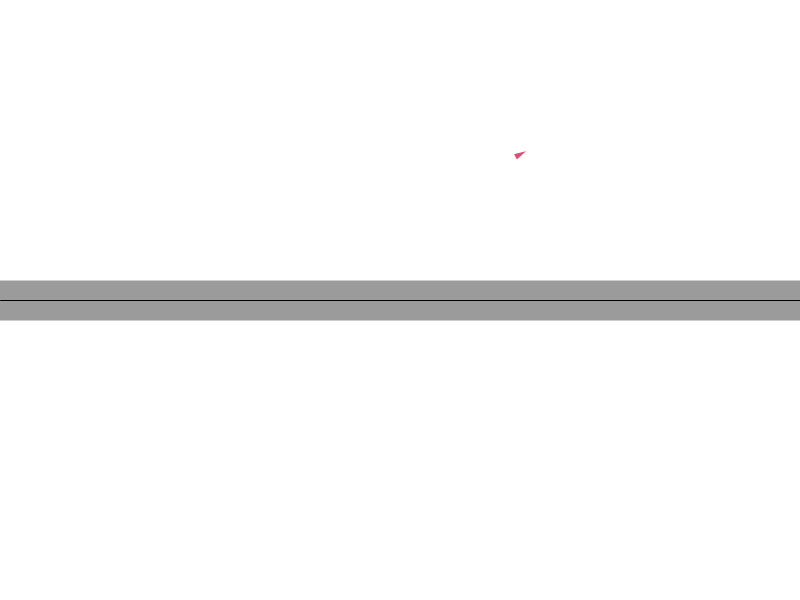
Frame 1 (no input)
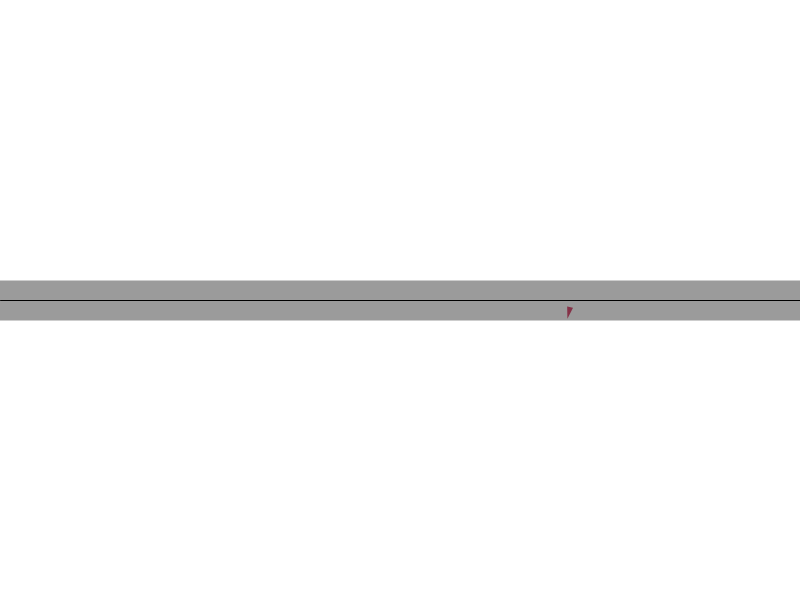
Frame 60 (the mouse pressed at the canvas centre just before this capture)
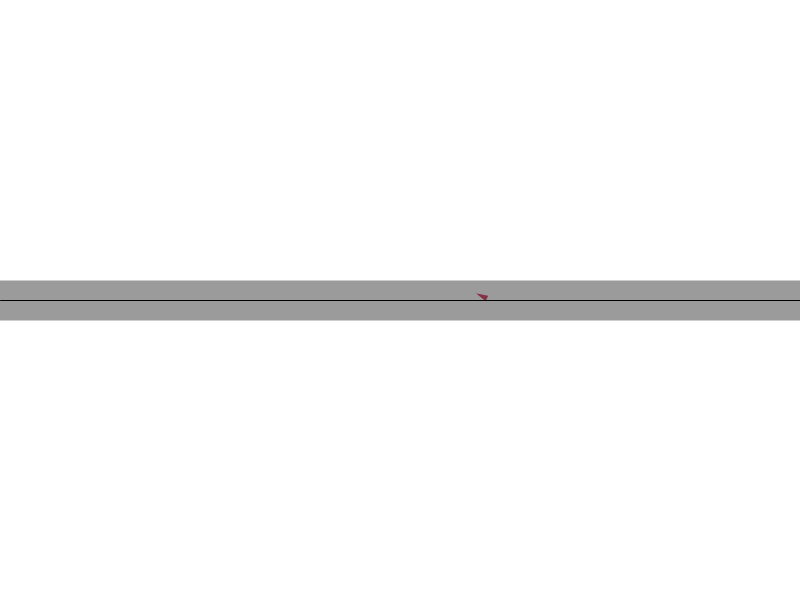
Frame 120 (the mouse held since frame 60 and released just before this capture)

The Processing sketch that drew these frames (run headless with seeded random() and noise(); from frame 60 on, the mouse is pressed at the canvas centre):

// Processing sketch: sketch_6_11_multiple_paths
// ── sketch_6_11_multiple_paths.pde
Path path;
ArrayList<Vehicle> vehicles;

void setup(){
  size(800,600);
  path = new Path();
  path.addPoint(0,height/2);
  path.addPoint(width/2,height/2);
  path.addPoint(width,height/2);
   vehicles = new ArrayList<Vehicle>();
   vehicles.add(new Vehicle(new PVector(random(width) ,random(height))));
}


void draw(){  
 background(255);
 
 for(Vehicle v: vehicles){
     v.folow_path(path);
    v.update();
  }
 

 path.display();
}



void mouseClicked(){
 
 for (int i = 0; i < 1; i++) 
  vehicles.add(new Vehicle(new PVector(mouseX, mouseY)));
}
// ── Path.pde
class Path{
  
 ArrayList<PVector> points;
 float radius;
 
 Path(){
  
   radius = 20;
   points = new ArrayList<PVector>();
   
 }
 
 void addPoint(float x, float  y){
   PVector point = new PVector(x,y);
   points.add(point);
 }
 
 
 void display(){
  noFill();
   strokeWeight(radius * 2);
   stroke(0,100);
   beginShape();
   for (PVector p :points){
    vertex(p.x,p.y); 
   }
   endShape();
   strokeWeight(1);
   stroke(0);   
   beginShape();
   for (PVector p :points){
    vertex(p.x,p.y); 
   }
   endShape();
   
   
 }
 
}
// ── Vehicle.pde
class Vehicle {

  PVector location;
  PVector velocity;
  PVector acceleration;

  float max_speed;
  float max_force;
  float r;
  float wander_angle;
  color col;

  Vehicle(PVector l) {
    r = 3;
    wander_angle = 0;
    max_speed = 4;
    max_force = 0.25;
    location = l;
    velocity = new PVector(random(-max_speed, max_speed), random(-max_speed, max_speed));
    acceleration = new PVector(0, 0);
    col = color(random(255), random(255), random(255));
  }

  void display() {
    float angle = velocity.heading() +PI/2;  
    fill(col);
    noStroke();

    pushMatrix();
    translate(location.x, location.y);
    rotate(angle);
    beginShape();
    vertex(0, -r*2);
    vertex(-r, r*2);
    vertex(r, r*2);
    endShape(CLOSE);
    //ellipse(0, 0, r, r);

    popMatrix();
  }

  void update() {    
    velocity.add(acceleration);
    velocity.limit(max_speed);
    location.add(velocity);
    acceleration.mult(0);

    boundaries();

    display();
  }

  void applyForce(PVector force) {
    acceleration.add(force);
  }

  void boundaries() {

    //float slowing_distance = 0.5*((velocity.mag()*velocity.mag())/max_force);
    float slowing_distance = 25;
    if (location.x < slowing_distance) {
      PVector desired = new PVector(max_speed, velocity.y);
      PVector steer = PVector.sub(desired, velocity);
      steer.limit(max_force);
      applyForce(steer);
    } else if (location.x > width -slowing_distance) {
      PVector desired = new PVector(-max_speed, velocity.y);
      PVector steer = PVector.sub(desired, velocity);
      steer.limit(max_force);
      applyForce(steer);
    }  
    if (location.y < slowing_distance) {
      PVector desired = new PVector(velocity.x, max_speed);
      PVector steer = PVector.sub(desired, velocity);
      steer.limit(max_force);
      applyForce(steer);
    } else if (location.y > height  -slowing_distance) {
      PVector desired = new PVector(velocity.x, -max_speed);
      PVector steer = PVector.sub(desired, velocity);
      steer.limit(max_force);
      applyForce(steer);
    }
  }

  PVector steer(PVector location_, PVector target_, PVector velocity_) {

    PVector desired = PVector.sub(target_, location_);
    desired.setMag(max_speed);

    PVector steer = PVector.sub(desired, velocity_);
    steer.setMag(max_force);

    return steer;
  }

  void seek(PVector target) {
    PVector force = steer(location, target, velocity);

    applyForce(force);
  }

  void flee(PVector target) {
    PVector force = steer(location, target, velocity);
    force.mult(-1);
    applyForce(force);
  }



  void pursuit(PVector target, PVector target_velocity) {

    PVector distance = PVector.sub(target, location);
    float d = distance.mag();  
    //PVector dif = PVector.sub(velocity,target_velocity);
    // float factor = d/dif.mag();
    float factor = d/velocity.mag();


    PVector future_location = target_velocity.copy();    
    future_location.mult(factor);
    future_location.add(target);

    seek(future_location);
  }

  void evade(PVector target, PVector target_velocity) {

    PVector distance = PVector.sub(target, location);
    float d = distance.mag();  
    //PVector dif = PVector.sub(velocity,target_velocity);
    // float factor = d/dif.mag();
    float factor = d/velocity.mag();


    PVector future_location = target_velocity.copy();    
    future_location.mult(factor);
    future_location.add(target);

    flee(future_location);
  }

  void rendezvou(PVector target, PVector target_velocity) {

    PVector distance = PVector.sub(target, location);
    float d = distance.mag();  
    // PVector dif = PVector.sub(velocity,target_velocity);
    PVector dif = PVector.sub(target_velocity, velocity);
    dif.normalize();
    // float factor = d/dif.mag();

    float factor = d;
    dif.mult(factor);

    PVector future_location = target_velocity.copy();    
    //future_location.mult(factor);
    future_location.add(dif);
    future_location.add(target);


    seek(future_location);
  }


  void wander() {

    float act = velocity.mag();

    float sight = 0.5*((act*act)/max_force);
    //float sight = 100;
    PVector vel = velocity.copy();

    vel.normalize().mult(sight);
    vel.add(location);

    boundaries();

    if (random(1) < 0.01) {
      wander_angle = random(-PI, PI);
    }

    float vx = cos(wander_angle) * sight;
    float vy = sin(wander_angle) * sight;

    PVector future = new PVector(vx, vy);
    future.add(vel);
    seek(future);

    noFill();
    stroke(255);
    strokeWeight(1);
    line(location.x, location.y, vel.x, vel.y);
    line(vel.x, vel.y, future.x, future.y);
    ellipse(vel.x, vel.y, sight*2, sight*2);
  }

  void arrive(PVector target) {

    float distance;
    float slowing_distance;
    //float ramped_speed;
    float clipped_speed;


    slowing_distance = 0.5*((max_speed*max_speed)/max_force);
    clipped_speed = max_speed;

    PVector desired = PVector.sub(target, location);
    distance = desired.mag();
    //ramped_speed = max_speed * (distance / slowing_distance);
    //clipped_speed = min(ramped_speed, max_speed);



    if (distance < slowing_distance) {
      clipped_speed = map(distance, slowing_distance, 0, max_speed, 0);
    } 

    desired.setMag(clipped_speed);
    PVector steer = PVector.sub(desired, velocity);
    steer.limit(max_force);
    applyForce(steer);
  }


  // void avoid(PVector target,float r1,float r2){

  //   float act = velocity.mag();
  //   PVector vel = velocity.copy();
  //   vel.normalize();

  //   vel.mult( 0.5*((act*act)/max_force));
  //  // vel.mult( max_speed);

  //   vel.add(location);


  //   stroke(255);
  //   strokeWeight(10);
  //   point(vel.x,vel.y);
  //   strokeWeight(1);

  //   float d = PVector.dist(target,vel);
  //println(d);

  //   if (d < r1+r2){
  //     flee(target);
  //   }

  //   noFill();
  //   stroke(255,255,0);
  //   ellipse(location.x, location.y,r1*2,r1*2);
  //   stroke(255,0,255);
  //   ellipse(target.x, target.y,r2,r2);

  //  }

  void avoid2(PVector target, float r1, float r2) {

    PVector distance = PVector.sub(target, location);
    float d_mag = distance.mag();

    float threshold = r1 + r2;
    float diff = threshold - d_mag;

    if (diff > 0) {
      print(d_mag + " ");
      println("vai batter"); 
      // velocity.mult(0);
      distance.normalize();


      distance.mult(diff);
      // distance.mult(max_force);

      velocity = PVector.sub(velocity, distance);
      velocity.normalize();
      velocity.mult(max_speed);
    } else {
      print(d_mag + " ");
      println("livre");
    }



    noFill();
    // ellipseMode(RADIUS);
    stroke(255, 255, 0);
    ellipse(location.x, location.y, r1*2, r1*2);
    stroke(255, 0, 255);
    ellipse(target.x, target.y, r2*2, r2*2);
  }


  boolean avoid3(PVector target) {



    float act = velocity.mag();
    // float lookahead = 40;
    float lookahead = 0.5*((act*act)/max_force);
    //float lookahead = max_speed;

    PVector ahead = velocity.copy().normalize();
    ahead.mult(lookahead);
    ahead.add(location);

    PVector distance = PVector.sub(target, ahead);
    float d_mag = distance.mag();
    float r1 = 10;
    float r2 = 50;
    float threshold = r1 + r2;
    float diff = threshold - d_mag;

    if (diff > 0) {
      print(d_mag + " ");
      println("vai batter"); 
      // // velocity.mult(0);
      // distance.normalize();


      // distance.mult(diff);
      //// distance.mult(max_force);

      // velocity = PVector.sub(velocity,distance);
      // velocity.normalize();
      // velocity.mult(max_speed);

      PVector force = steer(ahead, target, velocity);
      force.mult(-1);
      applyForce(force);
      return true;
    } else {


      distance = PVector.sub(target, location);
      d_mag = distance.mag();
      diff = threshold - d_mag;
      if (diff > 0) {
        print(d_mag + " ");
        println("vai batter"); 
        PVector force = steer(ahead, target, velocity);
        force.mult(-1);
        applyForce(force);
        return true;
      } else {
        print(d_mag + " ");
        println("livre");
      }
    }



    noFill();
    // ellipseMode(RADIUS);
    stroke(255, 255, 0);
    ellipse(location.x, location.y, r1*2, r1*2);
    stroke(255, 0, 255);
    ellipse(target.x, target.y, r2*2, r2*2);
    stroke(255);
    line(location.x, location.y, ahead.x, ahead.y);

    return false;
  }

  //void follow(FlowField flow){
  //  PVector desired = flow.lookup(location);
  //  desired.mult(max_speed);

  //  PVector steer = PVector.sub(desired, velocity);
  //  steer.limit(max_force);
  //  applyForce(steer);
  //  boundaries_pass();
  //}


  void folow_path(Path path) {

    PVector target = null;
    PVector normalPoint = null;
    float distance = 0;
    float worldRecord = 1000000;
    
    PVector predict = velocity.copy();
    predict.normalize();
    predict.mult(25);
    PVector predictLoc = PVector.add(location, predict);
    
    for (int i = 0; i < path.points.size()-1; i++) {
      PVector a = path.points.get(i);
      PVector b = path.points.get(i+1);
      normalPoint = getNormalPoint(predictLoc, a, b);
       if (normalPoint.x < a.x || normalPoint.x > b.x) {
    normalPoint = b.copy();
  }
         distance = PVector.dist(predictLoc,normalPoint);
    print(i + " " +distance + " " + normalPoint);
    
    if (distance < worldRecord){
      worldRecord = distance;
      target = normalPoint.get();
  }
    }
    println();println();

  
   if (distance > path.radius){
   seek(normalPoint);
 }
  }

  PVector getNormalPoint(PVector p, PVector a, PVector b) {
    PVector ap = PVector.sub(p, a);
    PVector ab = PVector.sub(b, a);

    ab.normalize();
    ab.mult(ap.dot(ab));

    PVector normalPoint = PVector.add(a, ab);
    return normalPoint;
  }


  void boundaries_pass() {

    if (location.x < 0) {
      location.x =  width;
    } else if (location.x > width) {
      location.x = 0;
    }
    if (location.y < 0) {
      location.y =  height;
    } else if (location.y > height) {
      location.y = 0;
    }
  }
}
